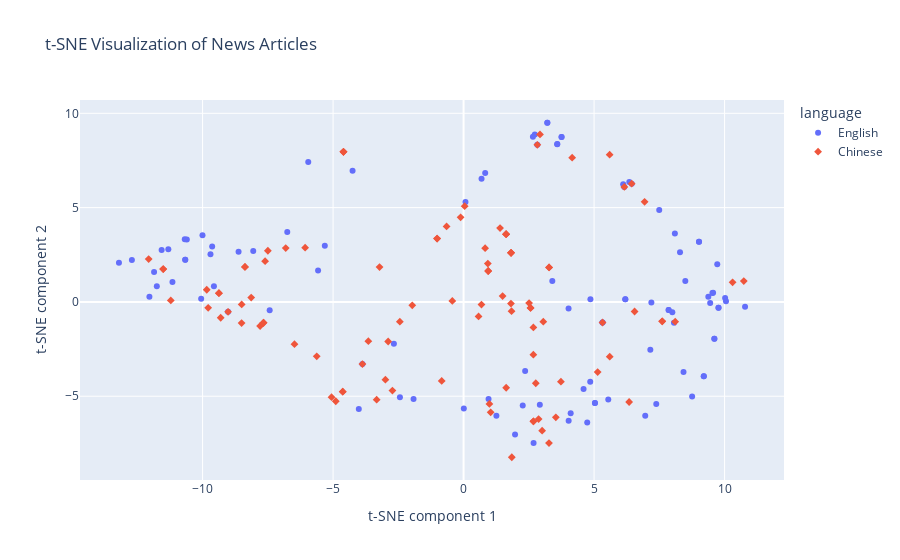

Notebook cell for this chart:
### Code cell
import plotly.express as px
import pandas as pd
from sklearn.decomposition import PCA
import json

v_2d_df = pd.read_csv(
    "v_2d.csv",
)

v_2d_df["language"] = ["English"] * 100 + ["Chinese"] * 100

# read the summary from json file
with open(
    "../CA/summary_combined_Territorial_disputes_in_the_South_China_Sea.json"
) as f:
    data = json.load(f)
summary = []
for item in data:
    summary.append(item["summary"])

v_2d_df["summary"] = summary


# Function to format summaries for hover text
def format_summary(text):
    return text.replace("\n", "<br>")


v_2d_df["formatted_summary"] = v_2d_df["summary"].apply(format_summary)

# Plot using Plotly
fig = px.scatter(
    v_2d_df,
    x="x",
    y="y",
    color="language",
    title="t-SNE Visualization of News Articles",
    labels={"x": "t-SNE component 1", "y": "t-SNE component 2"},
    hover_data={"summary": False, "language": False, "x": False, "y": False},
    symbol="language",
)

# Customize the hover template
fig.update_traces(
    hovertemplate="<b>Summary:</b><br>%{customdata[0]}<extra></extra>",
    customdata=v_2d_df[["formatted_summary"]].values,
)
# Plot using Plotly
# plot the first 100 articles using cross and the last 100 articles using circle
"""
fig = px.scatter(
    v_2d_df,
    x="x",
    y="y",
    color="language",
    title="t-SNE Visualization of News Articles",
    labels={"x": "t-SNE component 1", "y": "t-SNE component 2"},
    hover_data={"summary": True, "language": False, "x": False, "y": False},
    symbol="language",
)
"""

fig.show()
# Save the plot as an HTML file
fig.write_html("interactive_plot.html")

### Figure 1 — Plotly figure (JSON) as saved in the notebook; plotly's stock layout.template omitted (floating-point values rounded to 4 significant figures; data arrays with more than 128 entries replaced by an {"elided": "..."} marker saying what was removed)
{"data": [{"customdata": {"elided": "200x1 str values"}, "hovertemplate": "<b>Summary:</b><br>%{customdata[0]}<extra></extra>", "legendgroup": "English", "marker": {"color": "#636efa", "symbol": "circle"}, "mode": "markers", "name": "English", "orientation": "v", "showlegend": true, "type": "scatter", "x": [4.025, -11.75, 2.266, -13.2, 9.719, 4.852, 0.07232, 0.8278, 9.377, 5.544, 10.78, 5.033, 5.033, 4.737, 8.495, 4.103, -9.023, 9.203, 5.323, -5.951, 9.447, 8.096, 4.596, 7.155, 8.061, 9.559, 6.959, 8.427, 9.533, 9.203, 9.767, 3.585, -10.05, 10.05, 7.856, 10.02, 7.998, 1.257, 7.194, 7.382, -4.015, 9.02, 9.766, 7.495, 9.02, 1.971, 6.156, 3.753, 6.196, 4.023, 2.359, -10.6, 3.399, -6.755, -11.86, 2.921, 3.592, 2.656, 9.608, -9.632, 3.753, -8.621, -9.565, 0.009532, -4.253, -7.429, 0.956, 4.859, 6.196, -3.876, -5.317, -11.15, 6.349, -12.71, 5.323, -11.31, 6.115, 3.209, 0.6879, -10.66, -8.059, 8.293, 6.441, -9.697, 2.729, -10.66, 8.755, 2.825, 9.608, -2.439, 3.209, -12.04, 7.856, -1.917, -2.67, -5.574, -11.57, -10.68, -10.0, 2.682], "xaxis": "x", "y": [-6.303, 0.8299, -5.494, 2.072, 1.993, -4.234, 5.295, 6.836, 0.2691, -5.18, -0.2633, -5.356, -5.356, -6.388, 1.103, -5.91, -0.5269, -3.936, -1.092, 7.416, -0.06214, 3.623, -4.621, -2.539, -1.101, 0.4839, -6.04, -3.715, 0.477, -3.936, -0.3149, 8.36, 0.1675, 0.03204, -0.4318, 0.2127, -0.5538, -6.038, -0.0269, -5.416, -5.676, 3.19, -0.3148, 4.872, 3.19, -7.025, 6.098, 8.744, 0.1453, -0.3511, -3.661, 3.315, 1.106, 3.702, 1.592, -5.447, 8.371, 8.755, -1.957, 2.938, 8.744, 2.664, 0.8324, -5.647, 6.954, -0.4385, -5.147, 0.1434, 0.1454, -3.296, 2.98, 1.054, 6.352, 2.227, -1.092, 2.798, 6.236, 9.499, 6.534, 2.239, 2.695, 2.634, 6.269, 2.531, 8.877, 2.239, -5.015, 8.33, -1.957, -5.054, 9.499, 0.2769, -0.4318, -5.145, -2.214, 1.661, 2.75, 3.323, 3.535, -7.486], "yaxis": "y"}, {"customdata": {"elided": "200x1 str values"}, "hovertemplate": "<b>Summary:</b><br>%{customdata[0]}<extra></extra>", "legendgroup": "Chinese", "marker": {"color": "#EF553B", "symbol": "diamond"}, "mode": "markers", "name": "Chinese", "orientation": "v", "showlegend": true, "type": "scatter", "x": [-7.498, 7.611, 8.107, 7.611, -3.22, 6.158, 0.9891, -11.22, 2.676, 2.674, -9.84, 5.596, -9.306, -0.8381, -3.331, -4.603, 1.037, -6.479, -8.137, -2.89, -2.727, -8.376, -8.376, 3.054, 1.819, -9.373, 0.9429, -9.373, -9.786, 2.874, -1.015, -7.665, 6.342, 10.31, -2.995, -3.876, -1.015, -1.966, 3.729, -0.432, 0.6853, -8.505, -6.071, 1.838, -3.649, 0.0414, 1.628, 1.495, 0.8254, -0.1143, -4.603, 1.63, 1.628, 3.275, 6.935, -6.814, 1.397, 1.815, 3.275, 0.9429, 1.819, 0.9293, 1.819, 5.323, 6.441, 2.676, -2.442, -5.626, -7.796, -8.502, -4.603, -0.6511, 6.552, 5.599, 3.01, 5.136, -7.665, 10.74, 3.534, 2.674, 2.766, -7.604, 3.272, 2.927, 2.566, 2.566, -12.07, -4.63, -4.63, 1.631, 4.16, -5.058, 1.848, -9.023, 2.825, -11.51, -11.51, 2.51, 0.5735, -4.897], "xaxis": "x", "y": [2.712, -1.027, -1.049, -1.027, 1.845, 6.095, -5.411, 0.08039, -6.33, -1.353, 0.6457, 7.806, -0.8397, -4.192, -5.182, 7.956, -5.856, -2.239, 0.2302, -2.099, -4.703, 1.852, 1.852, -1.048, 2.601, 0.4608, 1.638, 0.4608, -0.3159, -6.213, 3.358, -1.105, -5.307, 1.041, -4.125, -3.296, 3.358, -0.1833, -4.229, 0.05062, -0.1425, -1.122, 2.875, -0.4921, -2.084, 5.075, 3.591, 0.308, 2.85, 4.485, 7.956, 3.591, 3.591, 1.83, 5.308, 2.855, 3.914, -0.0865, 1.83, 1.638, 2.601, 2.031, 2.601, -1.092, 6.269, -6.33, -1.049, -2.884, -1.278, -0.1356, 7.956, 4.003, -0.5075, -2.904, -6.825, -3.718, -1.106, 1.105, -6.119, -2.797, -4.312, 2.159, -7.483, 8.882, -0.3185, -0.3185, 2.271, -4.759, -4.76, -4.551, 7.648, -5.05, -8.236, -0.5269, 8.33, 1.738, 1.738, -0.06111, -0.7722, -5.268], "yaxis": "y"}], "layout": {"legend": {"title": {"text": "language"}, "tracegroupgap": 0}, "title": {"text": "t-SNE Visualization of News Articles"}, "xaxis": {"anchor": "y", "domain": [0, 1], "title": {"text": "t-SNE component 1"}}, "yaxis": {"anchor": "x", "domain": [0, 1], "title": {"text": "t-SNE component 2"}}}}
